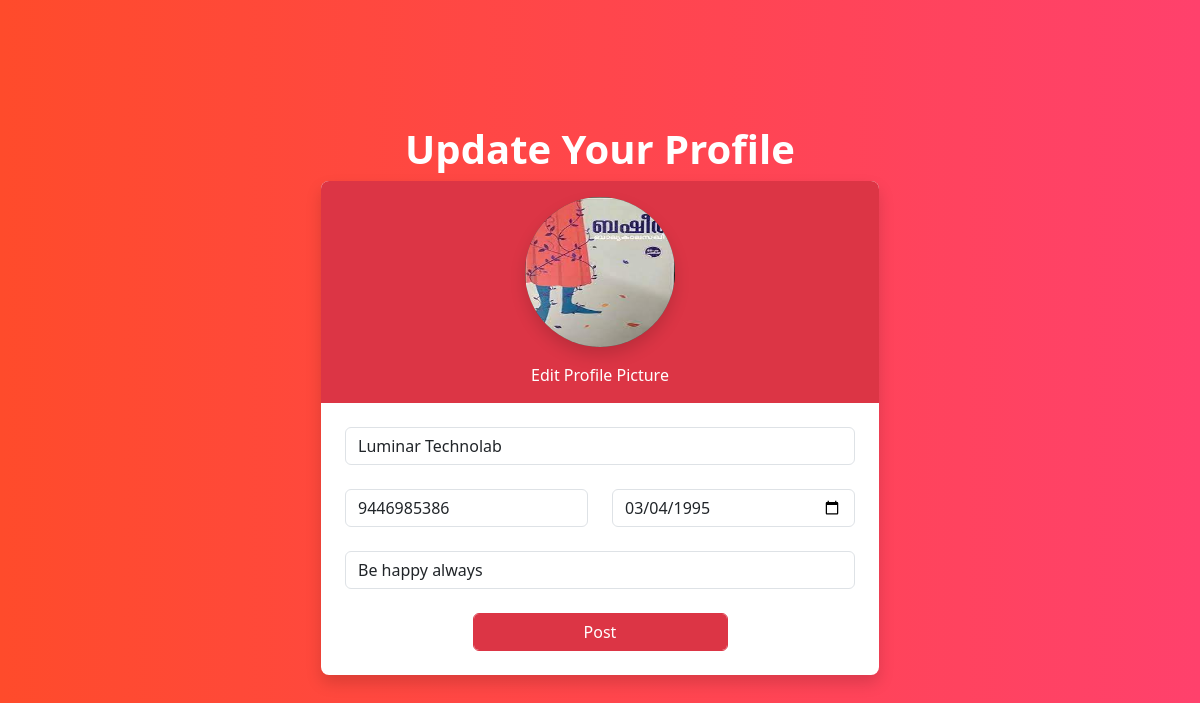
The page /profiles/6/change on the database its author committed.
### social/models.py (models this page shows, shortened)
class UserProfile(models.Model):
    user=models.OneToOneField(User,on_delete=models.CASCADE,related_name="profile")
    address=models.CharField(max_length=200,null=True)
    phone=models.CharField(max_length=200,null=True)
    profile_pic=models.ImageField(upload_to="profilepics",null=True,blank=True)
    dob=models.DateField(null=True)
    bio=models.CharField(max_length=200,null=True)
    following=models.ManyToManyField("self",related_name="followed_by",symmetrical=False,null=True)
    block=models.ManyToManyField("self",related_name="blocked",symmetrical=False,null=True)

### social/views.py (the view, shortened to what this page needs)
# urls.py: path('profiles/<int:pk>/change',views.ProfileUpdateView.as_view(),name="profile-update"),
class ProfileUpdateView(UpdateView):
    template_name="profile_add.html"
    form_class=UserProfileForm
    model=UserProfile

### social/forms.py
class UserProfileForm(forms.ModelForm):
    class Meta:
        model=UserProfile
        exclude=("user","following","block")
        widgets={
                 "dob":forms.DateInput(attrs={"class":"form-control","type":"date"})
        }

### social/templates/profile_add.html (shortened to what this page needs)
<!DOCTYPE html>
{%load static%}
<html lang="en">
<head>
    <link href="https://cdn.jsdelivr.net/npm/bootstrap@5.3.2/dist/css/bootstrap.min.css" rel="stylesheet">
    <link rel="stylesheet" href="{%static 'social/css/profile_edit.css'%}">
</head>
<body style="background: #FF416C;
background: -webkit-linear-gradient(to right, #FF4B2B, #FF416C);
background: linear-gradient(to right, #FF4B2B, #FF416C);">
    <div class="vh-100 container d-flex flex-column justify-content-center align-items-center">
        <div>
            <h1 class="text-white fw-bold">Update Your Profile</h1>
        </div>
        <form action="" method="post" enctype="multipart/form-data" class="border-0 rounded-3 form-control p-0 w-50 shadow">
            <div class="text-center bg-danger rounded-top-3 rounded-bottom-0 pb-3">
                <label for="fileToUpload">
                    <div class=" p-3">
                        {%if form.profile_pic%}
                            <img class="profile-small profile-pic shadow" src="{{form.profile_pic.value.url}}" alt="Avatar" style="border-radius: 50%;
                            background-color: rgb(68, 68, 68);">
                            {%else%}
                            <img class="profile-small profile-pic shadow" src="{%static 'social/images/profilepic.png'%}" alt="Avatar" style="border-radius: 50%;
                            background-color: rgb(68, 68, 68);">
                           {%endif%}
                    </div>
                </label>
                <div class="text-white tefw-bold">
                    Edit Profile Picture
                </div>
            </div>
            <div class="p-4">
                <div class="mb-4">
                    <input type="text" name="address" value="{{form.address.value}}" class="form-control" placeholder="Address">
                </div>
                <div class="row">
                    <div class="mb-4 col-md-6">
                        <input type="number" name="phone" value="{{form.phone.value}}" class="form-control" placeholder="Phone">
                    </div>
                    <div class="mb-4 col-md-6">
                        {{form.dob}}
                    </div>
                </div>
                <div class="mb-4">
                    <input type="text" name="bio" value="{{form.bio.value}}" class="form-control" placeholder="Bio">
                </div>
                <div class="text-center">
                    <button type="submit" class="btn btn-danger form-control w-50">Post</button>
                </div>
            </div>
        </form>
    </div>
</body>
</html>

### social/static/social/css/profile_edit.css (style rules this page uses)
.profile-pic { border-radius: 50%; height: 150px; width: 150px; background-size: cover; background-position: center; background-blend-mode: multiply; vertical-align: middle; text-align: center; color: transparent; transition: all .3s ease; text-decoration: none; cursor: pointer; }

### rows shown on the page
UserProfile: address "Luminar Technolab", phone "9446985386", dob "03/04/1995", bio "Be happy always"
